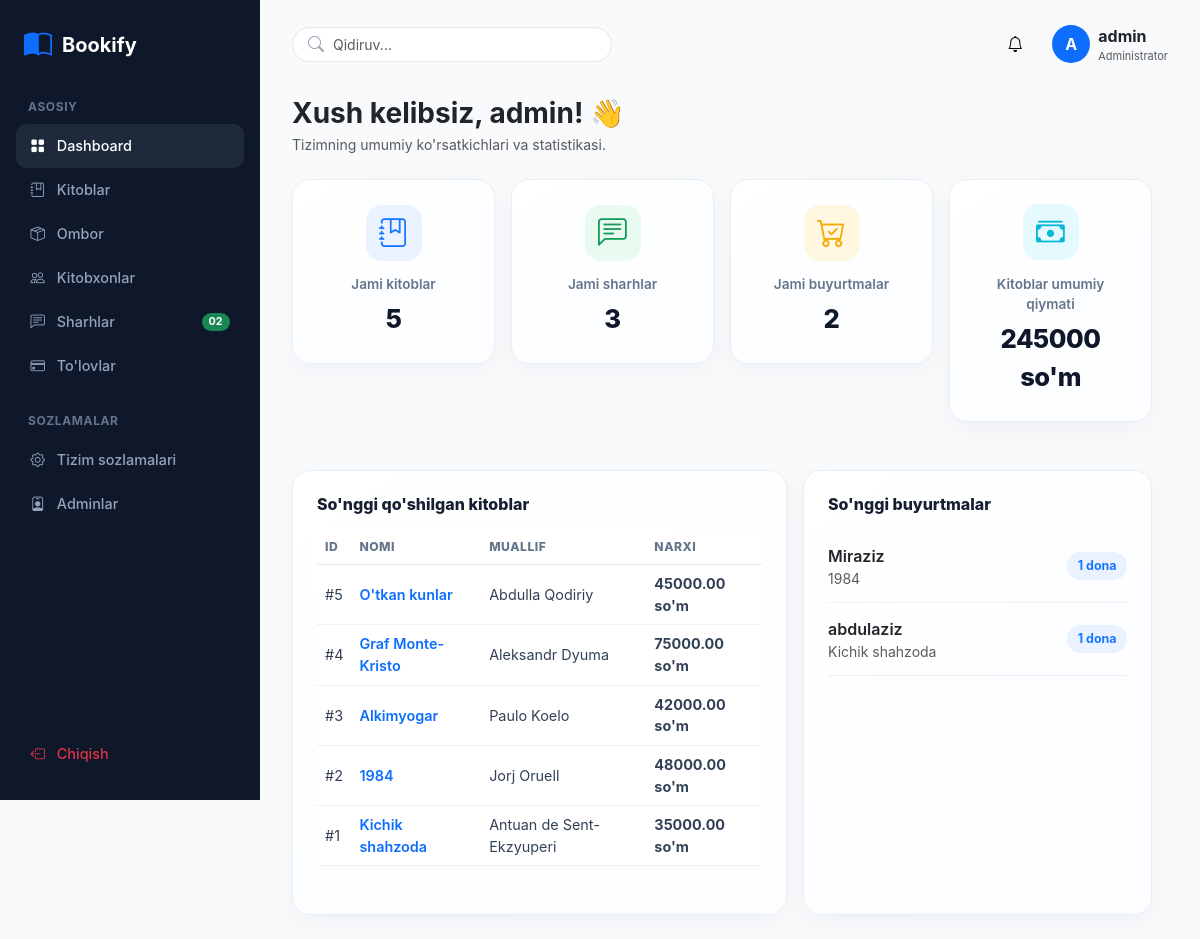
The page /dashboard/ (signed in) on the database its author committed.
### app/models.py (models this page shows, shortened)
class Book(models.Model):
    title = models.CharField(max_length=255, verbose_name="Sarlavha")
    author = models.CharField(max_length=255, verbose_name="Muallif")
    genre = models.CharField(max_length=100, verbose_name="Janr")
    price = models.DecimalField(
        max_digits=10, decimal_places=2, verbose_name="Narxi"
    )
    description = models.TextField(verbose_name="Tavsif")
    published_date = models.DateField(verbose_name="Noshirlik sanasi")
    pages_count = models.PositiveIntegerField(
        default=0, verbose_name="Sahifalar soni"
    )
    content = models.TextField(blank=True, null=True, verbose_name="Mundarija")
    image = models.ImageField(
        upload_to="books/", blank=True, null=True, verbose_name="Rasm"
    )
    class Meta:
        verbose_name = "Kitob"
        verbose_name_plural = "Kitoblar"

class Order(models.Model):
    book = models.ForeignKey(
        Book,
        on_delete=models.CASCADE,
        related_name="orders",
        verbose_name="Kitob",
    )
    full_name = models.CharField(max_length=150, verbose_name="F.I.SH")
    phone = models.CharField(max_length=20, verbose_name="Telefon")
    address = models.CharField(max_length=255, verbose_name="Manzil")
    quantity = models.PositiveIntegerField(default=1, verbose_name="Soni")
    is_confirmed = models.BooleanField(
        default=False, verbose_name="Tasdiqlangan"
    )
    created_at = models.DateTimeField(
        auto_now_add=True, verbose_name="Yaratilgan vaqti"
    )
    class Meta:
        verbose_name = "Buyurtma"
        verbose_name_plural = "Buyurtmalar"
        ordering = ["-created_at"]

### app/views.py (the view)
# urls.py: path("dashboard/", views.admin_dashboard, name="admin_dashboard"),
@user_passes_test(is_admin, login_url="/login/")
def admin_dashboard(request):
    stats = Book.objects.aggregate(
        total_price=Sum("price"),
        avg_price=Avg("price"),
    )
    context = {
        "total_books": Book.objects.count(),
        "total_orders": Order.objects.count(),
        "total_reviews": Review.objects.count(),
        "total_price": stats["total_price"] or 0,
        "avg_price": stats["avg_price"] or 0,
        "recent_books": Book.objects.all().order_by("-id")[:5],
        "recent_orders": Order.objects.all().order_by("-created_at")[:5],
    }
    return render(request, "admin_dashboard.html", context)

### app/views.py (called while the page is built)
def is_admin(user):
    return user.is_staff

### templates/admin_dashboard.html (shortened to what this page needs)
{% extends 'base_admin.html' %}
{% block content %}
<div class="mb-4">
    <h3 class="fw-bold mb-1">Xush kelibsiz, {{ user.get_full_name|default:user.username|default:"Admin" }}! 👋</h3>
    <p class="text-muted small mb-0">Tizimning umumiy ko'rsatkichlari va statistikasi.</p>
</div>
<div class="row g-3 mb-4">
    <div class="col-md-3">
        <div class="dashboard-card stat-card text-center">
            <div class="stat-icon stat-icon-blue"><i class="bi bi-journal-bookmark"></i></div>
            <div class="stat-label">Jami kitoblar</div>
            <div class="stat-value">{{ total_books }}</div>
        </div>
    </div>
    <div class="col-md-3">
        <div class="dashboard-card stat-card text-center">
            <div class="stat-icon stat-icon-green"><i class="bi bi-chat-left-text"></i></div>
            <div class="stat-label">Jami sharhlar</div>
            <div class="stat-value">{{ total_reviews }}</div>
        </div>
    </div>
    <div class="col-md-3">
        <div class="dashboard-card stat-card text-center">
            <div class="stat-icon stat-icon-yellow"><i class="bi bi-cart-check"></i></div>
            <div class="stat-label">Jami buyurtmalar</div>
            <div class="stat-value">{{ total_orders }}</div>
        </div>
    </div>
    <div class="col-md-3">
        <div class="dashboard-card stat-card text-center">
            <div class="stat-icon stat-icon-cyan"><i class="bi bi-cash-stack"></i></div>
            <div class="stat-label">Kitoblar umumiy qiymati</div>
            <div class="stat-value">{{ total_price|floatformat:0 }} so'm</div>
        </div>
    </div>
</div>
<div class="row g-3">
    <div class="col-lg-7">
        <div class="dashboard-card h-100">
            <h6 class="dashboard-section-title mb-3">So'nggi qo'shilgan kitoblar</h6>
            <div class="table-responsive">
                <table class="table dashboard-table align-middle mb-0">
                    <thead>
                        <tr>
                            <th>ID</th>
                            <th>Nomi</th>
                            <th>Muallif</th>
                            <th>Narxi</th>
                        </tr>
                    </thead>
                    <tbody>
                        {% for book in recent_books %}
                        <tr>
                            <td>#{{ book.id }}</td>
                            <td>
                                <a href="{% url 'book_detail' book.id %}" class="text-decoration-none fw-semibold">
                                    {{ book.title }}
                                </a>
                            </td>
                            <td>{{ book.author }}</td>
                            <td class="fw-bold">{{ book.price }} so'm</td>
                        </tr>
                        {% empty %}
                        <tr>
                            <td colspan="4" class="text-center text-muted py-3">Hozircha kitob yo'q</td>
                        </tr>
                        {% endfor %}
                    </tbody>
                </table>
            </div>
        </div>
    </div>
    <div class="col-lg-5">
        <div class="dashboard-card h-100">
            <h6 class="dashboard-section-title mb-3">So'nggi buyurtmalar</h6>
            {% for order in recent_orders %}
            <div class="order-item d-flex justify-content-between align-items-center border-bottom">
                <div>
                    <div class="fw-semibold fs-7">{{ order.full_name }}</div>
                    <div class="text-muted small">{{ order.book.title }}</div>
                </div>
                <div class="order-quantity fw-bold">{{ order.quantity }} dona</div>
            </div>
            {% empty %}
            <p class="text-muted small mb-0">Buyurtmalar topilmadi</p>
            {% endfor %}
        </div>
    </div>
</div>
{% endblock %}

### templates/base_admin.html (shortened to what this page needs)
{% load static %}
<!DOCTYPE html>
<html lang="uz">
<head>
    <link href="https://cdn.jsdelivr.net/npm/bootstrap@5.3.3/dist/css/bootstrap.min.css" rel="stylesheet">
    <link href="https://cdn.jsdelivr.net/npm/bootstrap-icons@1.11.3/font/bootstrap-icons.css" rel="stylesheet">
</head>
<body>
    <aside class="sidebar">
        <div>
            <a href="{% url 'admin_dashboard' %}" class="sidebar-brand">
                <i class="bi bi-book-half text-primary fs-3"></i>
                <span>Bookify</span>
            </a>
            <div class="sidebar-section-label">ASOSIY</div>
            <a href="{% url 'admin_dashboard' %}" class="nav-link-custom {% if request.resolver_match.url_name == 'admin_dashboard' %}active{% endif %}">
                <i class="bi bi-grid-fill"></i> Dashboard
            </a>
            <a href="{% url 'books_list' %}" class="nav-link-custom {% if 'book' in request.resolver_match.url_name %}active{% endif %}">
                <i class="bi bi-journal-bookmark"></i> Kitoblar
            </a>
            <a href="{% url 'warehouse' %}" class="nav-link-custom {% if request.resolver_match.url_name == 'warehouse' %}active{% endif %}">
                <i class="bi bi-box-seam"></i> Ombor
            </a>
            <a href="{% url 'readers' %}" class="nav-link-custom {% if request.resolver_match.url_name == 'readers' %}active{% endif %}">
                <i class="bi bi-people"></i> Kitobxonlar
            </a>
            <a href="{% url 'reviews' %}" class="nav-link-custom {% if request.resolver_match.url_name == 'reviews' %}active{% endif %}">
                <i class="bi bi-chat-left-text"></i> Sharhlar
                <span class="badge bg-success rounded-pill">02</span>
            </a>
            <a href="{% url 'payments' %}" class="nav-link-custom {% if request.resolver_match.url_name == 'payments' %}active{% endif %}">
                <i class="bi bi-credit-card"></i> To'lovlar
            </a>
            <div class="sidebar-section-label">SOZLAMALAR</div>
            <a href="{% url 'system_settings' %}" class="nav-link-custom {% if request.resolver_match.url_name == 'system_settings' %}active{% endif %}">
                <i class="bi bi-gear"></i> Tizim sozlamalari
            </a>
            <a href="{% url 'admins' %}" class="nav-link-custom {% if request.resolver_match.url_name == 'admins' %}active{% endif %}">
                <i class="bi bi-person-badge"></i> Adminlar
            </a>
        </div>
        <div>
            {% if user.is_authenticated %}
            <form method="POST" action="{% url 'logout' %}">
                <button type="submit" class="nav-link-custom w-100 border-0 bg-transparent text-danger">
                    <i class="bi bi-box-arrow-left"></i> Chiqish
                </button>
            </form>
            {% else %}
            <a href="{% url 'login' %}" class="nav-link-custom text-success">
                <i class="bi bi-box-arrow-in-right"></i> Kirish
            </a>
            {% endif %}
        </div>
    </aside>
    <main class="main-wrapper">
        <div class="top-navbar">
            <form method="GET" action="{% url 'books_list' %}" class="search-box">
                <i class="bi bi-search"></i>
                <input type="text" name="q" class="form-control" placeholder="Qidiruv..." value="{{ query|default:'' }}">
            </form>
            <div class="d-flex align-items-center gap-3">
                <button class="btn btn-light rounded-circle"><i class="bi bi-bell"></i></button>
                <div class="admin-identity d-flex align-items-center gap-2">
                    <div class="bg-primary text-white rounded-circle d-flex align-items-center justify-content-center" style="width: 38px; height: 38px; font-weight: bold;">
                        {{ user.username|slice:":1"|upper|default:"A" }}
                    </div>
                    <div class="admin-identity">
                        <div class="admin-identity-name fw-bold fs-7">{{ user.get_full_name|default:user.username|default:"Admin" }}</div>
                        <div class="text-muted small" style="font-size: 11px;">Administrator</div>
                    </div>
                </div>
            </div>
        </div>
        {% block content %}
        {% endblock %}
    </main>
</body>
</html>

### templates/base_admin.html (style rules this page uses)
:root { --sidebar-bg: #0f172a; --sidebar-hover: #1e293b; --main-bg: #f8fafc; --card-border: #f1f5f9; }
body { background-color: var(--main-bg); font-family: 'Inter', system-ui, -apple-system, sans-serif; overflow-x: hidden; }
.sidebar, .main-wrapper { box-sizing: border-box; }
.sidebar { width: 260px; left: 0; background-color: var(--sidebar-bg); min-height: 100vh; position: fixed; top: 0; left: 0; z-index: 1000; display: flex; flex-direction: column; justify-content: space-between; padding: 1.5rem 1rem; overflow-y: auto; overflow-x: hidden; }
.sidebar-brand { color: #fff; font-weight: 700; font-size: 1.25rem; display: flex; align-items: center; gap: 10px; text-decoration: none; padding-left: 0.5rem; margin-bottom: 2rem; }
.sidebar-section-label { color: #64748b; font-size: 0.75rem; font-weight: 700; letter-spacing: 0.05em; text-transform: uppercase; margin: 1.5rem 0 0.5rem 0.75rem; }
.nav-link-custom { color: #94a3b8; padding: 0.7rem 0.9rem; border-radius: 10px; display: flex; align-items: center; gap: 12px; font-size: 0.9rem; font-weight: 500; text-decoration: none; transition: all 0.2s ease; }
.nav-link-custom:hover, .nav-link-custom.active { background-color: var(--sidebar-hover); color: #ffffff; }
.nav-link-custom .badge { margin-left: auto; }
.main-wrapper { margin-left: 260px; width: calc(100% - 260px); padding: 1.5rem 2rem; min-width: 0; overflow-x: hidden; }
.top-navbar { display: flex; justify-content: space-between; align-items: center; margin-bottom: 2rem; }
.search-box { position: relative; width: 320px; }
.search-box input { background-color: #ffffff; border: 1px solid #e2e8f0; border-radius: 20px; padding-left: 2.5rem; font-size: 0.875rem; }
.search-box i { position: absolute; left: 1rem; top: 50%; transform: translateY(-50%); color: #94a3b8; }
.dashboard-card { background: linear-gradient(145deg, #ffffff 0%, #fbfdff 100%); border: 1px solid #e8eef5; border-radius: 18px; padding: 1.5rem; margin-bottom: 1.5rem; box-shadow: 0 8px 24px rgba(15, 23, 42, 0.04); transition: transform 0.25s ease, box-shadow 0.25s ease; }
.stat-card { min-height: 185px; display: flex; flex-direction: column; align-items: center; justify-content: center; }
.stat-icon { width: 56px; height: 56px; display: inline-flex; align-items: center; justify-content: center; border-radius: 16px; margin-bottom: 0.85rem; font-size: 1.8rem; }
.stat-icon-blue { background: #eaf2ff; color: #1677ff; }
.stat-icon-green { background: #e9fbf1; color: #159b58; }
.stat-icon-yellow { background: #fff7df; color: #f2aa00; }
.stat-icon-cyan { background: #e5faff; color: #08b8d8; }
.stat-label { color: #64748b; font-size: 0.85rem; font-weight: 600; margin-bottom: 0.35rem; }
.stat-value { color: #0f172a; font-size: 1.6rem; font-weight: 800; letter-spacing: -0.02em; }
.dashboard-section-title { color: #172033; font-size: 1rem; font-weight: 800; }
.dashboard-table thead th { color: #64748b; border-bottom: 1px solid #e2e8f0; font-size: 0.76rem; font-weight: 800; letter-spacing: 0.04em; text-transform: uppercase; }
.dashboard-table tbody td { border-color: #edf1f5; color: #334155; font-size: 0.9rem; }
.dashboard-table tbody tr { transition: background-color 0.2s ease; }
.order-item { border-color: #edf1f5 !important; padding: 0.85rem 0; }
.order-quantity { color: #1677ff; background: #eaf2ff; border-radius: 999px; padding: 0.3rem 0.65rem; font-size: 0.78rem; white-space: nowrap; }
.main-wrapper .row { max-width: 100%; }
.main-wrapper .row > [class*="col-"] { min-width: 0; }
.admin-identity { min-width: 0; }
.admin-identity-name { max-width: 180px; overflow: hidden; text-overflow: ellipsis; white-space: nowrap; }

### rows shown on the page
Book: id "5", title "O'tkan kunlar", author "Abdulla Qodiriy", price "45000.00"
Book: id "4", title "Graf Monte-Kristo", author "Aleksandr Dyuma", price "75000.00"
Book: id "3", title "Alkimyogar", author "Paulo Koelo", price "42000.00"
Book: id "2", title "1984", author "Jorj Oruell", price "48000.00"
Book: id "1", title "Kichik shahzoda", author "Antuan de Sent-Ekzyuperi", price "35000.00"
Order: full_name "Miraziz", book "1984", quantity "1"
Order: full_name "abdulaziz", book "Kichik shahzoda", quantity "1"

### other values the page prints
{{ user.username|slice:":1"|upper|default:"A" }} "A"
{{ user.get_full_name|default:user.username|default:"Admin" }} "admin"
{{ total_books }} "5"
{{ total_reviews }} "3"
{{ total_orders }} "2"
{{ total_price|floatformat:0 }} "245000"
